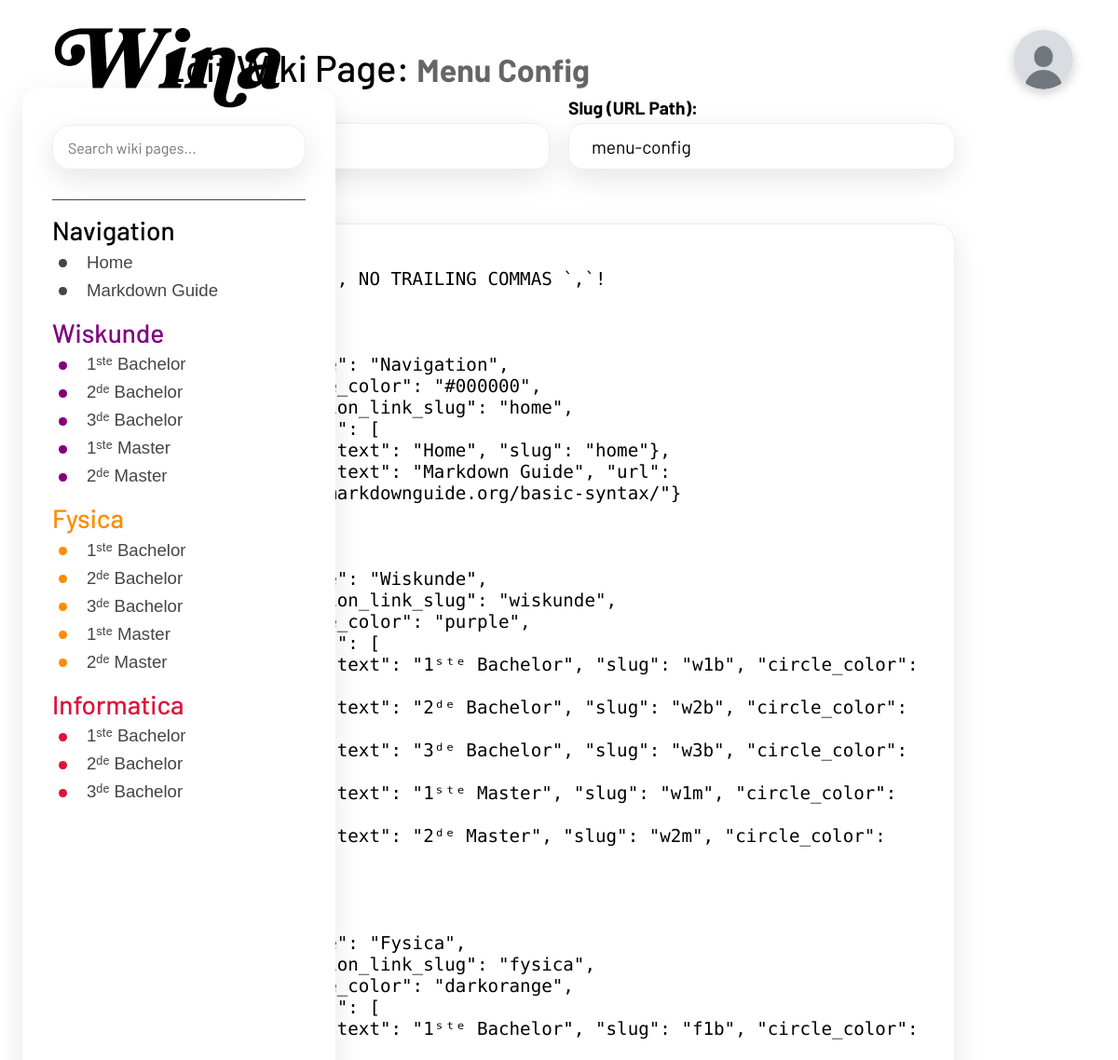
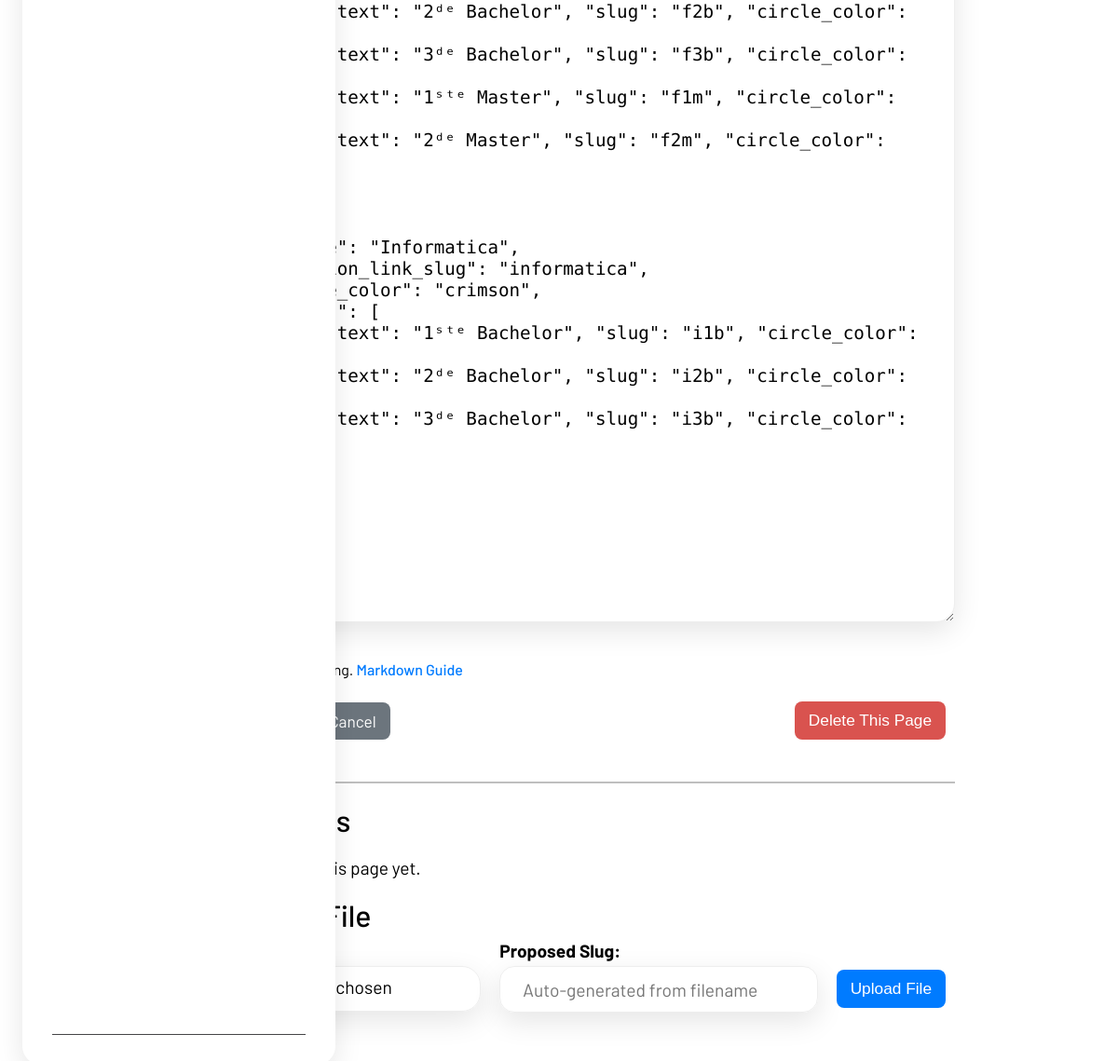
Screenshot of /menu-config/edit/ (signed in) with the database file from the repository (2 pictures, top to bottom).
### wiki2/models.py (models this page shows, shortened)
class WikiPage(models.Model):
    title = models.CharField(max_length=200, unique=True)
    slug = models.SlugField(max_length=200, unique=True, blank=True, help_text="Leave blank to auto-generate from title.")
    content = models.TextField(blank=True, help_text="Write your content in Markdown.")
    created_at = models.DateTimeField(auto_now_add=True)
    updated_at = models.DateTimeField(auto_now=True)
    last_modified_by = models.ForeignKey(
        settings.AUTH_USER_MODEL,
        on_delete=models.SET_NULL,
        null=True,
        blank=True,
        related_name='wiki_pages_modified',
        help_text="User who last modified the page."
    )
    def get_absolute_url(self):
        return reverse('wiki:wiki_page', kwargs={'slug': self.slug})

### wiki2/views.py (the view)
# urls.py: path('<slug:slug>/edit/', views.page_edit, name='page_edit'),
@login_required
def page_edit(request, slug):
    page = get_object_or_404(WikiPage, slug=slug)
    page_files = page.files.all().order_by('-uploaded_at')
    upload_form = WikiFileForm()
    exam_subpages = page.exam_subpages.all().order_by('created_at')
    if request.method == 'POST':
        form = WikiPageForm(request.POST, instance=page)
        if form.is_valid():
            edited_page = form.save(commit=False)
            edited_page.last_modified_by = request.user
            edited_page.save()
            messages.success(request, f"Page '{edited_page.title}' updated successfully.")
            return redirect(edited_page.get_absolute_url())
    else:
        form = WikiPageForm(instance=page)
    return render(request, 'wiki/pages/wiki_form.html', {
        'form': form,
        'page': page,
        'action': 'Edit',
        'page_files': page_files,
        'upload_form': upload_form,
        'exam_subpages': exam_subpages,
    })

### wiki2/forms.py (shortened to what this page needs)
class WikiPageForm(forms.ModelForm):
    class Meta:
        model = WikiPage
        fields = ['title', 'slug', 'content']
        widgets = {
            'title': forms.TextInput(attrs={
                'id': 'wiki-form-title-input',
                'placeholder': 'Name the Page here',
                'class': 'form-control some-other-class input',
                'autocomplete': 'off',
            }),
            'slug': forms.TextInput(attrs={
                'id': 'wiki-form-slug-input',
                'placeholder': 'Leave blank to auto-generate from title',
                'class': 'form-control input',
                'autocomplete': 'off',
            }),
            'content': forms.Textarea(attrs={
                'id': 'wiki-form-content-textarea',
                'rows': 10,
                'cols': 80,
                'class': 'form-control markdown-editor-area input',
                'autocomplete': 'off',
            }),
        }
        help_texts = {
            'slug': 'Leave blank to auto-generate from title. WARNING: Changing the slug will change the page URL and can break existing links.',
        }

class WikiFileForm(forms.ModelForm):
    class Meta:
        model = WikiFile
        fields = ['file', 'filename_slug']
        widgets = {
            'file': forms.ClearableFileInput(attrs={'class': 'form-control-file input'}),
            'filename_slug': forms.TextInput(attrs={
                'class': 'form-control input',
                'placeholder': 'Auto-generated from filename',
            }),
        }
        labels = {
            'file': 'Select file',
            'filename_slug': 'Proposed Slug'
        }
        help_texts = {
            'filename_slug': 'This name (without extension) will be used for display. It will be auto-generated. This is also the name used to refrence this file in the wiki.'
        }

### templates/wiki/pages/wiki_form.html (shortened to what this page needs)
{% extends "../modules/_base.html" %}
{% load static %}
{% block content %}
    <h1>{{ action }} Wiki Page{% if page %}: <strong class="page-meta">{{ page.title }}</strong>{% endif %}</h1>
    <form method="post" id="wikiPageForm" action="">
        <div class="form-row-responsive">
            <div class="form-group form-group-responsive">
                <label for="{{ form.title.id_for_label }}">Title:</label>
                {{ form.title }}
            </div>
            <div class="form-group form-group-responsive">
                <label for="{{ form.slug.id_for_label }}">Slug (URL Path):</label>
                {{ form.slug }}
            </div>
        </div>
        <div class="form-group">
            <label for="{{ form.content.id_for_label }}">Content (Markdown):</label>
            {{ form.content }}
        </div>
        <p><small>Use Markdown for formatting. <a href="https://www.markdownguide.org/basic-syntax/" target="_blank" class="wikilink">Markdown Guide</a></small></p>
        <div class="actions edit-buttons">
            <div>
                <button type="submit" class="button-styled button-create">
                </button>
                <a href="{% if page %}{{ page.get_absolute_url }}{% else %}{% url 'wiki:wiki' %}{% endif %}" class="button-styled button-cancel">Cancel</a>
            </div>
    </form>
            {% if page and action == 'Edit' %}
            <form action="{% url 'wiki:page_delete' page.slug %}" method="post" style="display: inline; margin: 0;" id="deletePageForm">
                <button type="button" class="button-styled button-delete hold-to-delete-btn" id="deletePageBtn"
                        data-default-text="Delete This Page"
                        data-holding-text="Hold to Delete..."
                        data-ready-text="Release to Delete!">
                    <span class="btn-text">Delete This Page</span>
                </button>
            </form>
            {% endif %}
        </div>
    {% if page %}
        <hr style="margin: 40px 0 20px 0;">
        <div class="wiki-attachments section-card-plain">
            <h2>Attached Files </h2>
            <p id="noFilesMessage" style="display: {% if not page_files %}block{% else %}none{% endif %};">No files attached to this page yet.</p>
            {% if user.is_authenticated and upload_form %}
                <div class="upload-section">
                    <h2 style="margin-top: 20px;">Upload New File </h2>
                    <form id="fileUploadForm" enctype="multipart/form-data" class="upload-form">
                        <div class="form-row-responsive file-upload-row">
                            <div class="form-group form-group-responsive">
                                <label for="{{ upload_form.file.id_for_label }}">{{ upload_form.file.label }}:</label>
                            </div>
                            <div class="form-group form-group-responsive">
                                <label for="{{ upload_form.filename_slug.id_for_label }}">{{ upload_form.filename_slug.label }}:</label>
                                {{ upload_form.filename_slug }}
                            </div>
                             <div style="align-self: flex-end;">
                                <button type="submit" class="button-styled button-edit" id="uploadFileBtn">Upload File</button>
                            </div>
                        </div>
                    </form>
                </div>
            {% endif %}
        </div>
    {% else %}
        <hr style="margin: 40px 0 20px 0;">
        <div class="wiki-attachments section-card-plain">
            <h2>Attached Files</h2>
            <p>Create the page first to upload files.</p>
        </div>
    {% endif %}
{% endblock %}

### static/wiki/css/style.css (style rules this page uses)
:root { --background-color: #ffffff; --card-color: #ffffff; --primary-text-color: #000; --secondary-text-color: #454547; --tertiary-text-color: #fafafc; --secondary-background-color: #eeeeee; --primary-background-color: var(--background-color); }
hr, .hr { border: none; opacity: .25; border-top: 2px solid var(--primary-text-color); }
h1, h2, h3, h4, h5, h6, .h1, .h2, .h3, .h4, .h5, .h6 { margin-top: 0; margin-bottom: 0; font-weight: 500; line-height: 1.2; font-family: inherit; }
h1, .h1 { font-size: calc(1.375rem + 1.5vw); margin-bottom: .5rem; }
h2, .h2 { font-size: calc(1.325rem + 0.9vw); margin-bottom: .5rem; }
@media (min-width: 1200px) { h1, .h1 { font-size: 2.5rem; } }
@media (min-width: 1200px) { h2, .h2 { font-size: 2rem; } }
.input { width: 100%; height: 2rem; padding: 10px; margin-bottom: 15px; border: 1px solid var(--secondary-background-color); box-shadow: 0px 10px 30px 0px rgba(0, 0, 0, 0.1); border-radius: 20px; font-family: inherit; font-size: inherit; line-height: inherit; overflow-y: hidden; background-color: inherit; }

### rows the page displays
WikiPage: title "Menu Config", slug "menu-config", content "## Be carefull, NO TRAILING COMMAS `,`! ``` [ { \"title\": \"Navigation\", \"title_color\": \"#000000\", \"section_link_slug\": \"home\", \"items\": [ {\"text\": \"Home\", \"slug\": \"home\"}, {\"text\": \"Markdown Guide\", \"url\": \"https://www.markdownguide.org/basic-syntax/\"} ] }, { \"title\": \"Wiskunde\", \"section_link_slug\": \"wiskunde\", \"title_color\": \"purple\", \"items\": [ {\"text\": \"1ˢᵗᵉ Bachelor\", \"slug\": \"w1b\", \"circle_color\": \"purple\"}, {\"text\": \"2ᵈᵉ Bachelor\", \"slug\": \"w2b\", \"circle_color\": \"purple\"}, {\"text\": \"3ᵈᵉ Bachelor\", \"slug\": \"w3b\", \"circle_color\": \"purple\"}, {\"text\": \"1ˢᵗᵉ Master\", \"slug\": \"w1m\", \"circle_color\": \"purple\"}, {\"text\": \"2ᵈᵉ Master\", \"slug\": \"w2m\", \"circle_color\": \"purple\"} ] }, { \"title\":…"

### other values shown
{{ section.title }} "Navigation" "Wiskunde" "Fysica" "Informatica"
{{ item.text }} "Home" "Markdown Guide" "1ˢᵗᵉ Bachelor" "2ᵈᵉ Bachelor" "3ᵈᵉ Bachelor" "1ˢᵗᵉ Master" "2ᵈᵉ Master" "1ˢᵗᵉ Bachelor" "2ᵈᵉ Bachelor" "3ᵈᵉ Bachelor" "1ˢᵗᵉ Master" "2ᵈᵉ Master" "1ˢᵗᵉ Bachelor" "2ᵈᵉ Bachelor" "3ᵈᵉ Bachelor"
{{ upload_form.filename_slug.label }} "Proposed Slug"
